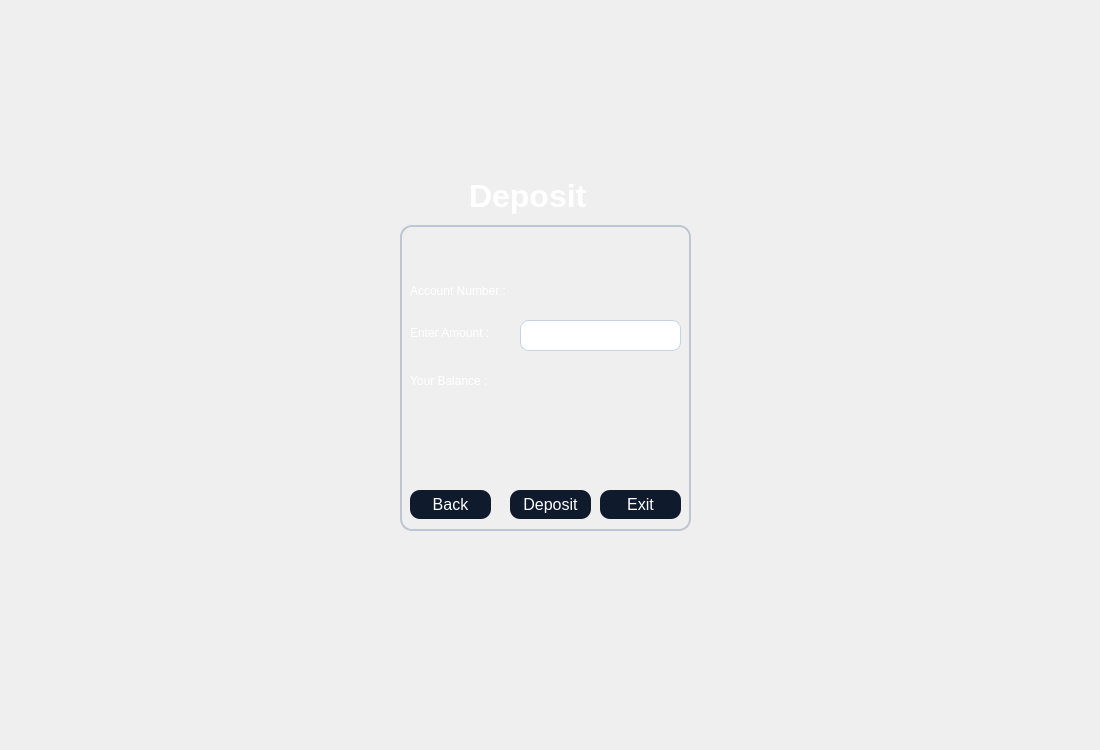
<?xml version="1.0" encoding="UTF-8"?>
<ui version="4.0">
 <class>Deposit</class>
 <widget class="QDialog" name="Deposit">
  <property name="geometry">
   <rect>
    <x>0</x>
    <y>0</y>
    <width>1100</width>
    <height>750</height>
   </rect>
  </property>
  <property name="windowTitle">
   <string>Dialog</string>
  </property>
  <property name="styleSheet">
   <string notr="true">QGroupBox {
    border: 1.5px solid #BFC5D2;
    border-radius: 12px;
    margin-top: 25px;
}

QGroupBox::title {
    subcontrol-origin: margin;
    padding: 4px 10px;
}
QPushButton {
    background-color: #0F1A2C;
    color: #FFFFFF;
	border-color: rgb(0, 0, 0);
    border-radius: 10px;
    font-family: &quot;Montserrat SemiBold&quot;;
    font-size: 12pt;
    padding: 6px 12px;
}

QPushButton:hover {
    background-color: #1A2942;
}

QPushButton:pressed {
    background-color: #09111A;
}
QLineEdit {
    background-color: #FFFFFF;
    border: 1px solid #C6D4E1;
    border-radius: 8px;
    padding: 6px;
    color: #0A1320;
    font-family: &quot;Inter&quot;;
    font-size: 11pt;
}

QLineEdit:focus {
    border: 1px solid #00B4FF;
    background-color: #F8FBFF;
}</string>
  </property>
  <widget class="QGroupBox" name="groupBox">
   <property name="geometry">
    <rect>
     <x>400</x>
     <y>200</y>
     <width>291</width>
     <height>331</height>
    </rect>
   </property>
   <property name="title">
    <string/>
   </property>
   <widget class="QLabel" name="label">
    <property name="geometry">
     <rect>
      <x>10</x>
      <y>122</y>
      <width>111</width>
      <height>21</height>
     </rect>
    </property>
    <property name="styleSheet">
     <string notr="true">color: rgb(255, 255, 255);</string>
    </property>
    <property name="text">
     <string>Enter Amount :</string>
    </property>
   </widget>
   <widget class="QLineEdit" name="le">
    <property name="geometry">
     <rect>
      <x>120</x>
      <y>120</y>
      <width>161</width>
      <height>31</height>
     </rect>
    </property>
   </widget>
   <widget class="QLabel" name="label_2">
    <property name="geometry">
     <rect>
      <x>10</x>
      <y>170</y>
      <width>111</width>
      <height>21</height>
     </rect>
    </property>
    <property name="styleSheet">
     <string notr="true">color: rgb(255, 255, 255);</string>
    </property>
    <property name="text">
     <string>Your Balance :</string>
    </property>
   </widget>
   <widget class="QLabel" name="l1">
    <property name="geometry">
     <rect>
      <x>120</x>
      <y>165</y>
      <width>61</width>
      <height>31</height>
     </rect>
    </property>
    <property name="styleSheet">
     <string notr="true">color: rgb(255, 255, 255);
font: 700 14pt &quot;Segoe UI&quot;;</string>
    </property>
    <property name="text">
     <string/>
    </property>
   </widget>
   <widget class="QLabel" name="l2">
    <property name="geometry">
     <rect>
      <x>40</x>
      <y>220</y>
      <width>221</width>
      <height>51</height>
     </rect>
    </property>
    <property name="styleSheet">
     <string notr="true">color: rgb(170, 0, 0);
font: 700 14pt &quot;Segoe UI&quot;;
</string>
    </property>
    <property name="text">
     <string/>
    </property>
   </widget>
   <widget class="QPushButton" name="back">
    <property name="geometry">
     <rect>
      <x>10</x>
      <y>290</y>
      <width>81</width>
      <height>29</height>
     </rect>
    </property>
    <property name="text">
     <string>Back</string>
    </property>
   </widget>
   <widget class="QPushButton" name="submit">
    <property name="geometry">
     <rect>
      <x>110</x>
      <y>290</y>
      <width>81</width>
      <height>29</height>
     </rect>
    </property>
    <property name="text">
     <string>Deposit</string>
    </property>
   </widget>
   <widget class="QPushButton" name="exit">
    <property name="geometry">
     <rect>
      <x>200</x>
      <y>290</y>
      <width>81</width>
      <height>29</height>
     </rect>
    </property>
    <property name="text">
     <string>Exit</string>
    </property>
   </widget>
   <widget class="QLabel" name="label_3">
    <property name="geometry">
     <rect>
      <x>10</x>
      <y>80</y>
      <width>111</width>
      <height>21</height>
     </rect>
    </property>
    <property name="styleSheet">
     <string notr="true">color: rgb(255, 255, 255);</string>
    </property>
    <property name="text">
     <string>Account Number :</string>
    </property>
   </widget>
   <widget class="QLabel" name="l3">
    <property name="geometry">
     <rect>
      <x>120</x>
      <y>75</y>
      <width>151</width>
      <height>31</height>
     </rect>
    </property>
    <property name="styleSheet">
     <string notr="true">color: rgb(255, 255, 255);
font: 700 14pt &quot;Segoe UI&quot;;</string>
    </property>
    <property name="text">
     <string>&lt;html&gt;&lt;head/&gt;&lt;body&gt;&lt;p&gt;&lt;br/&gt;&lt;/p&gt;&lt;/body&gt;&lt;/html&gt;</string>
    </property>
   </widget>
  </widget>
  <widget class="QLabel" name="l">
   <property name="geometry">
    <rect>
     <x>0</x>
     <y>0</y>
     <width>1100</width>
     <height>750</height>
    </rect>
   </property>
   <property name="styleSheet">
    <string notr="true">image: url(:/new/prefix1/bg.jpg);</string>
   </property>
   <property name="text">
    <string/>
   </property>
  </widget>
  <widget class="QLabel" name="label_4">
   <property name="geometry">
    <rect>
     <x>460</x>
     <y>170</y>
     <width>191</width>
     <height>51</height>
    </rect>
   </property>
   <property name="styleSheet">
    <string notr="true">color: #FFFFFF; 
font-family: &quot;Montserrat SemiBold&quot;; 
font-size: 24pt;
font-weight: 700; 
padding: 4px 0;</string>
   </property>
   <property name="text">
    <string>Deposit</string>
   </property>
  </widget>
  <zorder>l</zorder>
  <zorder>groupBox</zorder>
  <zorder>label_4</zorder>
 </widget>
 <resources/>
 <connections/>
</ui>
